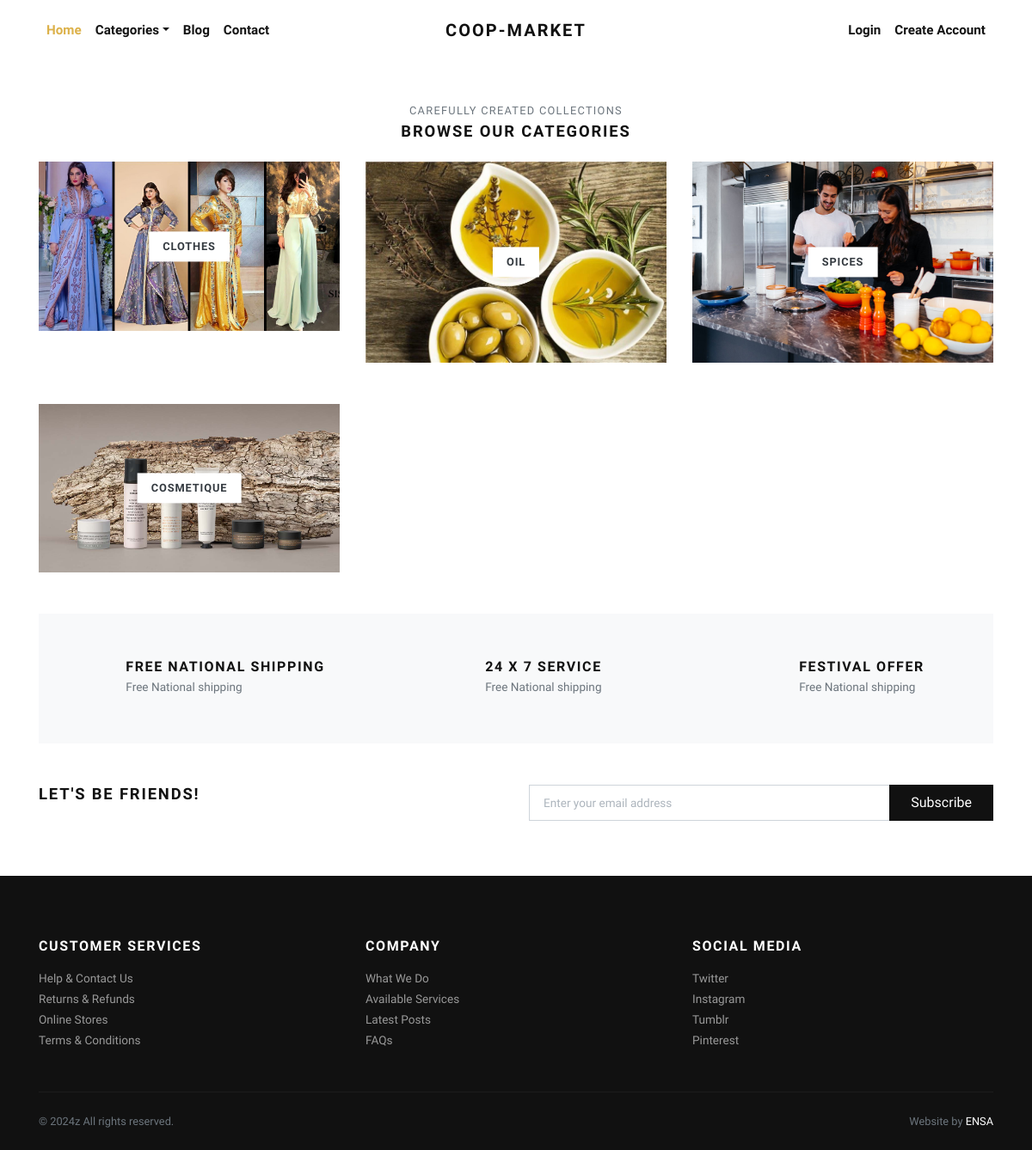
Page /categories/ on the committed database.
### store/models.py (models this page shows, shortened)
class Category(models.Model):
    title = models.CharField(max_length=50, verbose_name="Category Title")
    slug = models.SlugField(max_length=55, verbose_name="Category Slug")
    description = models.TextField(blank=True, verbose_name="Category Description")
    category_image = models.ImageField(upload_to='category', blank=True, null=True, verbose_name="Category Image")
    is_active = models.BooleanField(verbose_name="Is Active?")
    is_featured = models.BooleanField(verbose_name="Is Featured?")
    created_at = models.DateTimeField(auto_now_add=True, verbose_name="Created Date")
    updated_at = models.DateTimeField(auto_now=True, verbose_name="Updated Date")
    class Meta:
        verbose_name_plural = 'Categories'
        ordering = ('-created_at', )

### store/views.py (the view)
# urls.py: path('categories/', views.all_categories, name="all-categories"),
def all_categories(request):
    categories = Category.objects.filter(is_active=True)
    return render(request, 'store/categories.html', {'categories':categories})

### store/context_preprocessors.py (called while the page is built)
def store_menu(request):
    categories = Category.objects.filter(is_active=True)
    context = {
        'categories_menu': categories,
    }
    return context

def cart_menu(request):
    if request.user.is_authenticated:
        cart_items= Cart.objects.filter(user=request.user)
        context = {
            'cart_items': cart_items,
        }
    else:
        context = {}
    return context

### templates/store/categories.html (shortened to what this page needs)
{% extends 'base.html' %}
{% load static %}
      {% block content %}
      <div class="container">
        <section class="pt-5">
          <header class="text-center">
            <p class="small text-muted small text-uppercase mb-1">Carefully created collections</p>
            <h2 class="h5 text-uppercase mb-4">Browse our categories</h2>
          </header>
          <div class="row">
          {% if categories %}
            {% for category in categories %}
              <div class="col-md-4 mb-4 mb-md-5">
                <a class="category-item" href="{% url 'store:category-products' category.slug %}">
                  <strong class="category-item-title">{{ category.title }}</strong>
                </a>
              </div>
            {% endfor %}
          {% endif %}
          </div>
        </section>
        <section class="py-5 bg-light">
          <div class="container">
            <div class="row text-center">
              <div class="col-lg-4 mb-3 mb-lg-0">
                <div class="d-inline-block">
                  <div class="media align-items-end">
                    <svg class="svg-icon svg-icon-big svg-icon-light">
                      <use xlink:href="#delivery-time-1"> </use>
                    </svg>
                    <div class="media-body text-left ml-3">
                      <h6 class="text-uppercase mb-1">Free National shipping</h6>
                      <p class="text-small mb-0 text-muted">Free National shipping </p>
                    </div>
                  </div>
                </div>
              </div>
              <div class="col-lg-4 mb-3 mb-lg-0">
                <div class="d-inline-block">
                  <div class="media align-items-end">
                    <svg class="svg-icon svg-icon-big svg-icon-light">
                      <use xlink:href="#helpline-24h-1"> </use>
                    </svg>
                    <div class="media-body text-left ml-3">
                      <h6 class="text-uppercase mb-1">24 x 7 service</h6>
                      <p class="text-small mb-0 text-muted">Free National shipping </p>
                    </div>
                  </div>
                </div>
              </div>
              <div class="col-lg-4">
                <div class="d-inline-block">
                  <div class="media align-items-end">
                    <svg class="svg-icon svg-icon-big svg-icon-light">
                      <use xlink:href="#label-tag-1"> </use>
                    </svg>
                    <div class="media-body text-left ml-3">
                      <h6 class="text-uppercase mb-1">Festival offer</h6>
                      <p class="text-small mb-0 text-muted">Free National shipping </p>
                    </div>
                  </div>
                </div>
              </div>
            </div>
          </div>
        </section>
        <section class="py-5">
          <div class="container p-0">
            <div class="row">
              <div class="col-lg-6 mb-3 mb-lg-0">
                <h5 class="text-uppercase">Let's be friends!</h5>
              </div>
              <div class="col-lg-6">
                <form action="#">
                  <div class="input-group flex-column flex-sm-row mb-3">
                    <input class="form-control form-control-lg py-3" type="email" placeholder="Enter your email address" aria-describedby="button-addon2">
                    <div class="input-group-append">
                      <button class="btn btn-dark btn-block" id="button-addon2" type="submit">Subscribe</button>
                    </div>
                  </div>
                </form>
              </div>
            </div>
          </div>
        </section>
      </div>
      {% endblock content %}

### jewelryshop/static/css/style.default.css (style rules this page uses)
.text-small { font-size: 0.85rem !important; }
strong { font-weight: 700; }
.category-item { display: block; position: relative; color: #343a40; transition: all 0.3s; }
.category-item-title { display: inline-block; padding: 0.5rem 1rem; background: #fff; text-transform: uppercase; letter-spacing: 0.07em; position: absolute; top: 50%; left: 50%; -webkit-transform: translate(-50%, -50%); transform: translate(-50%, -50%); box-shadow: 0 0 5px rgba(0, 0, 0, 0.07); font-size: 0.8rem; }
.text-uppercase { text-transform: uppercase; letter-spacing: 0.1em; }
.svg-icon { width: 32px; height: 32px; vertical-align: text-bottom; stroke: currentColor; stroke-width: 3; --layer1: currentColor; --layer2: currentColor; --layer3: currentColor; }
.svg-icon.svg-icon-light { stroke-width: 2; }
.svg-icon-big { width: 48px; height: 48px; }
.btn { font-weight: 400; border: 1px solid transparent; font-family: inherit; padding: 0.375rem 1.5rem; font-size: 1rem; line-height: 1.5; border-radius: 0; transition: color 0.15s ease-in-out, background-color 0.15s ease-in-out, border-color 0.15s ease-in-out, box-shadow 0.15s ease-in-out; }
.btn-dark { color: #fff; background-color: #111111; border-color: #111111; }
body { font-family: "Libre Franklin", sans-serif; font-size: 1rem; font-weight: 400; line-height: 1.5; color: #111111; background-color: #fff; }
a { color: #dcb14a; text-decoration: none; }
h1, h2, h3, h4, h5, h6, .h1, .h2, .h3, .h4, .h5, .h6 { margin-bottom: 0.5rem; font-family: inherit; font-weight: 900; line-height: 1.2; color: inherit; }
h2, .h2 { font-size: 1.9rem; }
h5, .h5 { font-size: 1.15rem; }
h6, .h6 { font-size: 1rem; }
small, .small { font-size: 80%; font-weight: 400; }
.bg-light { background-color: #f8f9fa !important; }
.form-control { padding: 0.375rem 0.75rem; font-size: 1rem; line-height: 1.5; color: #495057; background-color: #fff; border: 1px solid #ced4da; border-radius: 0; transition: border-color 0.15s ease-in-out, box-shadow 0.15s ease-in-out; }
.form-control::placeholder { color: #adb5bd; font-size: 0.85rem; font-weight: 400; }
.form-control-lg { padding: 0.5rem 1rem; font-size: 1rem; line-height: 1.5; border-radius: 0; }

### rows in the picture
Category: title "CLOTHES"
Category: title "OIL"
Category: title "SPICES"
Category: title "COSMETIQUE"
